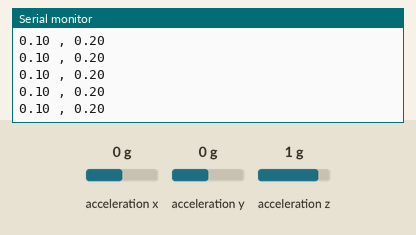
Bench run of a sketch on a simulated Arduino Uno, built with avr-gcc and run on an emulated ATmega328P. Shown: the last lines printed to the serial monitor. Wiring (inferred from the names in the program): MPU-6050 motion sensor at I2C address 0x68. The test bench sets the inputs (shaded band); at power-on: acceleration x 0 g, acceleration y 0 g, acceleration z 1 g. No radio packets arrive unless stated.

Above: at 1.2 s.
1.3 s: acceleration x set to -0.8 g
At 2.0 s:
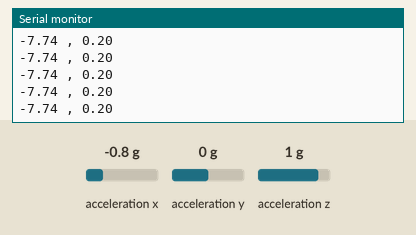
4.3 s: acceleration y set to 1.4 g
At 5.1 s:
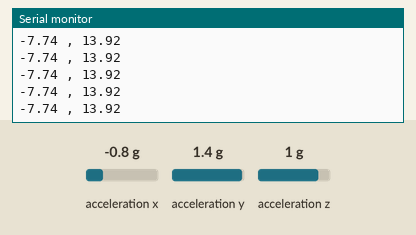
7.3 s: acceleration x set to -1.4 g
At 7.8 s:
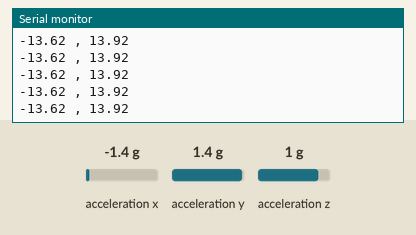
Timing chart, 0 to 9.0 s (numbered marks = the images above; inputs shaded):
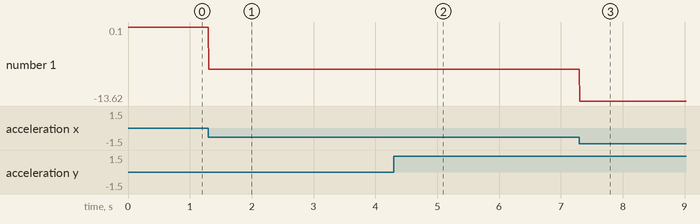

Measured:
- after the input at 1.3 s, the serial monitor: prints a new line at once (image 1)
- after the input at 4.3 s, the serial monitor: prints a new line at once (image 2)
- after the input at 7.3 s, the serial monitor: prints a new line at once (image 3)
- plotted number 1: 0.1 → -7.74 after the input at 1.3 s, -7.74 → -13.62 after the input at 7.3 s

The sketch:

transmitter2.ino
```cpp
#include <SPI.h>
#include <nRF24L01.h>
#include <RF24.h>
#include <Wire.h>


const byte ADDRESS[6] = "94523";      //Any address that has to match with the reciever
const int CHANNEL = 95;
const long BAUD = 115200;

const int MPU_ADDR = 0x68;            // I2C address of the MPU-6050

const double X_OFFSET = -160;
const double Y_OFFSET = -340;
const double SCALE = 9.8 / 16384.0;


double xAccel;
double yAccel;
double xPos = 0;
double yPos = 0;
double loopDuration = 0;

double data[2];


RF24 radio(7,8); // Corresponds to the pins that connect to the wifi chip


void setup()
{
  Serial.begin(BAUD);
  radio.begin();
  radio.setChannel(CHANNEL);
  radio.openWritingPipe(ADDRESS);
  radio.setPALevel(RF24_PA_MAX);
  radio.setDataRate(RF24_2MBPS);

  radio.stopListening();

  Wire.begin();
  Wire.beginTransmission(MPU_ADDR);
  Wire.write(0x6B);  // PWR_MGMT_1 register
  Wire.write(0);     // set to zero (wakes up the accelerometer)
  Wire.endTransmission(true);
}


void loop()
{
  long startTime = millis();

  //Transmitter Code
  Wire.beginTransmission(MPU_ADDR);
  Wire.write(0x3B);  // starting with register 0x3B (ACCEL_XOUT_H)
  Wire.endTransmission(false);
  Wire.requestFrom(MPU_ADDR,8,true);  // request a total of 14 registers
  xAccel = ((Wire.read() << 8 | Wire.read()) - X_OFFSET) * SCALE;  // 0x3B (ACCEL_XOUT_H) & 0x3C (ACCEL_XOUT_L)
  yAccel = ((Wire.read() << 8 | Wire.read()) - Y_OFFSET) * SCALE;  // 0x3D (ACCEL_YOUT_H) & 0x3E (ACCEL_YOUT_L)


  // Integrate
  xPos += xAccel * loopDuration * loopDuration;
  yPos += yAccel * loopDuration * loopDuration;

  xPos *= -1;   // Just to get the sign right

  data[0] = xAccel;
  data[1] = yAccel;

  Serial.print(data[0]);
  Serial.print(" , ");
  Serial.println(data[1]);

  radio.write(&data, sizeof(data));

  delayMicroseconds(10);

  loopDuration = (millis() - startTime) / 1000;   // Convert to seconds
}
```
